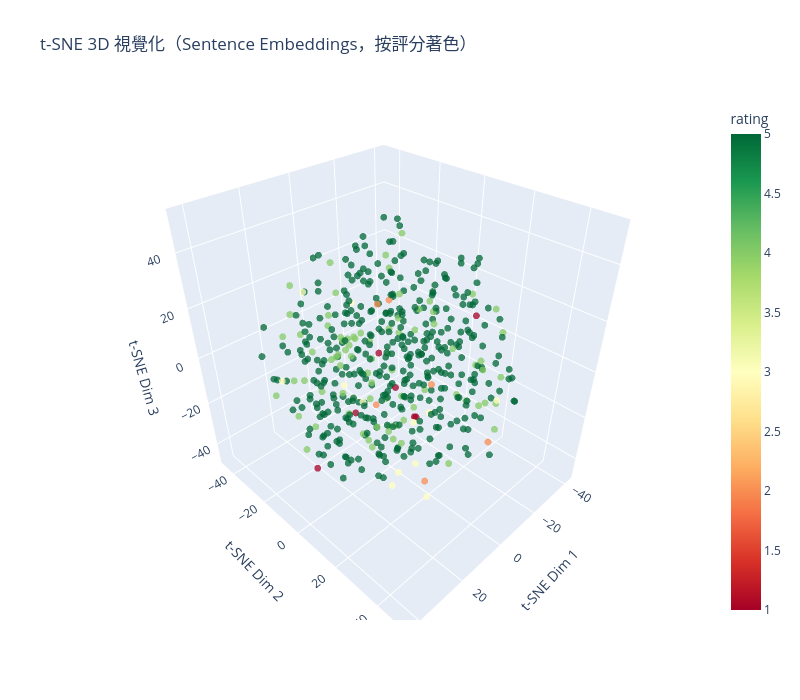

This figure's notebook cell:
### Code cell
if st_available:
    # t-SNE 三維降維（從 384 維 → 3 維）
    import plotly.express as px
    print('t-SNE 3D 降維中...')
    tsne_3d = TSNE(n_components=3, random_state=42, perplexity=30, max_iter=1000)
    embeddings_3d = tsne_3d.fit_transform(embeddings)

    df_embed['x3'] = embeddings_3d[:, 0]
    df_embed['y3'] = embeddings_3d[:, 1]
    df_embed['z3'] = embeddings_3d[:, 2]

    fig_3d = px.scatter_3d(
        df_embed, x='x3', y='y3', z='z3',
        color='rating',
        color_continuous_scale='RdYlGn',
        opacity=0.75,
        size_max=6,
        title='t-SNE 3D 視覺化（Sentence Embeddings，按評分著色）',
        labels={'x3': 't-SNE Dim 1', 'y3': 't-SNE Dim 2', 'z3': 't-SNE Dim 3'}
    )
    fig_3d.update_traces(marker=dict(size=4))
    fig_3d.update_layout(
        width=800, height=700,
        scene=dict(
            xaxis_title='t-SNE Dim 1',
            yaxis_title='t-SNE Dim 2',
            zaxis_title='t-SNE Dim 3'
        )
    )
    fig_3d.show()

### Figure 1 — Plotly figure (JSON) as saved in the notebook; plotly's stock layout.template omitted (floating-point values rounded to 4 significant figures; data arrays with more than 128 entries replaced by an {"elided": "..."} marker saying what was removed)
{"data": [{"hovertemplate": "t-SNE Dim 1=%{x}<br>t-SNE Dim 2=%{y}<br>t-SNE Dim 3=%{z}<br>rating=%{marker.color}<extra></extra>", "legendgroup": "", "marker": {"color": {"elided": "500 int values"}, "coloraxis": "coloraxis", "opacity": 0.75, "size": 4, "symbol": "circle"}, "mode": "markers", "name": "", "scene": "scene", "showlegend": false, "type": "scatter3d", "x": {"elided": "500 float values"}, "y": {"elided": "500 float values"}, "z": {"elided": "500 float values"}}], "layout": {"coloraxis": {"autocolorscale": false, "colorbar": {"title": {"text": "rating"}}, "colorscale": [[0, "rgb(165,0,38)"], [0.1, "rgb(215,48,39)"], [0.2, "rgb(244,109,67)"], [0.3, "rgb(253,174,97)"], [0.4, "rgb(254,224,139)"], [0.5, "rgb(255,255,191)"], [0.6, "rgb(217,239,139)"], [0.7, "rgb(166,217,106)"], [0.8, "rgb(102,189,99)"], [0.9, "rgb(26,152,80)"], [1, "rgb(0,104,55)"]]}, "height": 700, "legend": {"tracegroupgap": 0}, "scene": {"domain": {"x": [0, 1], "y": [0, 1]}, "xaxis": {"title": {"text": "t-SNE Dim 1"}}, "yaxis": {"title": {"text": "t-SNE Dim 2"}}, "zaxis": {"title": {"text": "t-SNE Dim 3"}}}, "title": {"text": "t-SNE 3D 視覺化（Sentence Embeddings，按評分著色）"}, "width": 800}}
